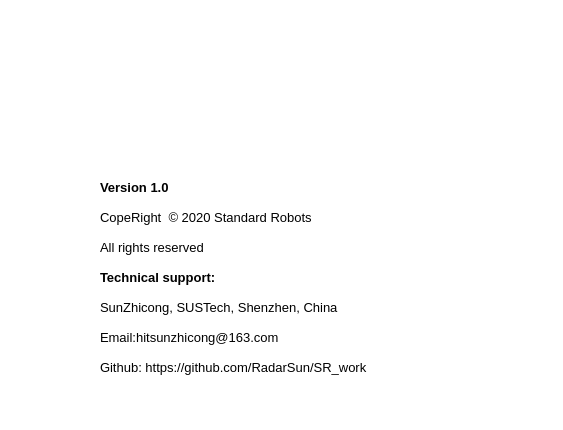
<?xml version="1.0" encoding="UTF-8"?>
<ui version="4.0">
 <class>dialog</class>
 <widget class="QDialog" name="dialog">
  <property name="geometry">
   <rect>
    <x>0</x>
    <y>0</y>
    <width>563</width>
    <height>430</height>
   </rect>
  </property>
  <property name="windowTitle">
   <string>Version</string>
  </property>
  <property name="styleSheet">
   <string notr="true">background-color: rgb(255, 255, 255);
</string>
  </property>
  <widget class="QLabel" name="label">
   <property name="geometry">
    <rect>
     <x>50</x>
     <y>10</y>
     <width>411</width>
     <height>171</height>
    </rect>
   </property>
   <property name="styleSheet">
    <string notr="true">background-color: rgb(255, 255, 255);
image: url(:/sr_new/sr_new.jpg);</string>
   </property>
   <property name="text">
    <string/>
   </property>
  </widget>
  <widget class="QLabel" name="label_2">
   <property name="geometry">
    <rect>
     <x>100</x>
     <y>180</y>
     <width>111</width>
     <height>21</height>
    </rect>
   </property>
   <property name="font">
    <font>
     <pointsize>10</pointsize>
     <weight>75</weight>
     <bold>true</bold>
    </font>
   </property>
   <property name="layoutDirection">
    <enum>Qt::LeftToRight</enum>
   </property>
   <property name="text">
    <string>Version 1.0</string>
   </property>
   <property name="alignment">
    <set>Qt::AlignLeading|Qt::AlignLeft|Qt::AlignTop</set>
   </property>
  </widget>
  <widget class="QLabel" name="label_3">
   <property name="geometry">
    <rect>
     <x>100</x>
     <y>210</y>
     <width>271</width>
     <height>21</height>
    </rect>
   </property>
   <property name="font">
    <font>
     <pointsize>10</pointsize>
     <weight>50</weight>
     <bold>false</bold>
    </font>
   </property>
   <property name="layoutDirection">
    <enum>Qt::LeftToRight</enum>
   </property>
   <property name="text">
    <string>CopeRight  © 2020 Standard Robots</string>
   </property>
   <property name="alignment">
    <set>Qt::AlignLeading|Qt::AlignLeft|Qt::AlignTop</set>
   </property>
  </widget>
  <widget class="QLabel" name="label_4">
   <property name="geometry">
    <rect>
     <x>100</x>
     <y>240</y>
     <width>271</width>
     <height>21</height>
    </rect>
   </property>
   <property name="font">
    <font>
     <pointsize>10</pointsize>
     <weight>50</weight>
     <bold>false</bold>
    </font>
   </property>
   <property name="layoutDirection">
    <enum>Qt::LeftToRight</enum>
   </property>
   <property name="text">
    <string>All rights reserved</string>
   </property>
   <property name="alignment">
    <set>Qt::AlignLeading|Qt::AlignLeft|Qt::AlignTop</set>
   </property>
  </widget>
  <widget class="QLabel" name="label_5">
   <property name="geometry">
    <rect>
     <x>100</x>
     <y>270</y>
     <width>201</width>
     <height>21</height>
    </rect>
   </property>
   <property name="font">
    <font>
     <pointsize>10</pointsize>
     <weight>75</weight>
     <bold>true</bold>
    </font>
   </property>
   <property name="layoutDirection">
    <enum>Qt::LeftToRight</enum>
   </property>
   <property name="text">
    <string>Technical support:</string>
   </property>
   <property name="alignment">
    <set>Qt::AlignLeading|Qt::AlignLeft|Qt::AlignTop</set>
   </property>
  </widget>
  <widget class="QLabel" name="label_6">
   <property name="geometry">
    <rect>
     <x>100</x>
     <y>300</y>
     <width>301</width>
     <height>21</height>
    </rect>
   </property>
   <property name="font">
    <font>
     <pointsize>10</pointsize>
     <weight>50</weight>
     <bold>false</bold>
    </font>
   </property>
   <property name="layoutDirection">
    <enum>Qt::LeftToRight</enum>
   </property>
   <property name="text">
    <string>SunZhicong, SUSTech, Shenzhen, China</string>
   </property>
   <property name="alignment">
    <set>Qt::AlignLeading|Qt::AlignLeft|Qt::AlignTop</set>
   </property>
  </widget>
  <widget class="QLabel" name="label_7">
   <property name="geometry">
    <rect>
     <x>100</x>
     <y>330</y>
     <width>301</width>
     <height>21</height>
    </rect>
   </property>
   <property name="font">
    <font>
     <pointsize>10</pointsize>
     <weight>50</weight>
     <bold>false</bold>
    </font>
   </property>
   <property name="layoutDirection">
    <enum>Qt::LeftToRight</enum>
   </property>
   <property name="text">
    <string>Email:hitsunzhicong@163.com</string>
   </property>
   <property name="alignment">
    <set>Qt::AlignLeading|Qt::AlignLeft|Qt::AlignTop</set>
   </property>
  </widget>
  <widget class="QLabel" name="label_8">
   <property name="geometry">
    <rect>
     <x>100</x>
     <y>360</y>
     <width>391</width>
     <height>21</height>
    </rect>
   </property>
   <property name="font">
    <font>
     <pointsize>10</pointsize>
     <weight>50</weight>
     <bold>false</bold>
    </font>
   </property>
   <property name="layoutDirection">
    <enum>Qt::LeftToRight</enum>
   </property>
   <property name="text">
    <string>Github: https://github.com/RadarSun/SR_work</string>
   </property>
   <property name="alignment">
    <set>Qt::AlignLeading|Qt::AlignLeft|Qt::AlignTop</set>
   </property>
  </widget>
 </widget>
 <resources>
  <include location="version.qrc"/>
 </resources>
 <connections/>
</ui>
